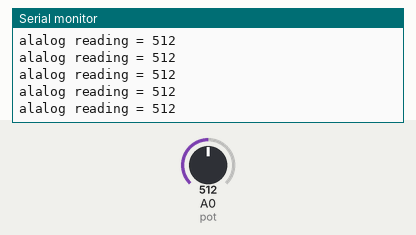
Simulated run of this sketch. Board: Arduino Uno, built with avr-gcc and run on an emulated ATmega328P. Parts: the last lines printed to the serial monitor. The test bench sets the inputs (shaded band); at power-on: A0 (pot) = 512.

Above: at 1.2 s.
1.3 s: A0 (pot) set to 107
At 2.1 s:
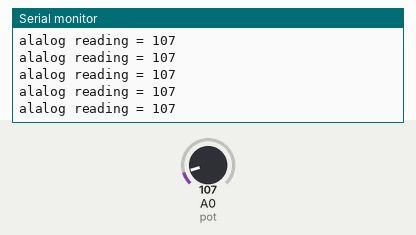
2.8 s: A0 (pot) set to 92
At 3.9 s:
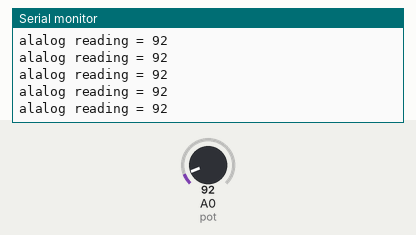
5.8 s: A0 (pot) set to 11
At 6.3 s:
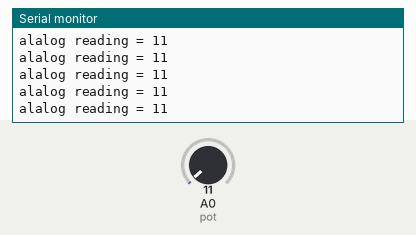
7.3 s: A0 (pot) set to 8
At 7.9 s:
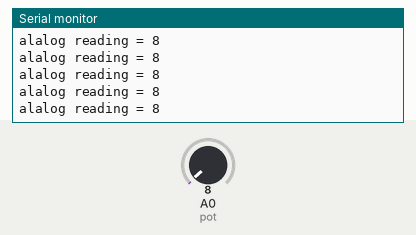
10.3 s: A0 (pot) set to 1023
At 11.0 s:
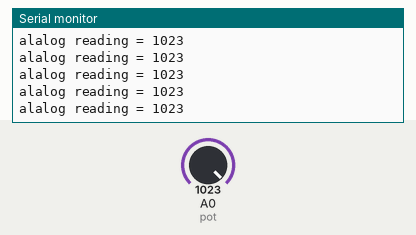
13.3 s: A0 (pot) set to 987
At 14.1 s:
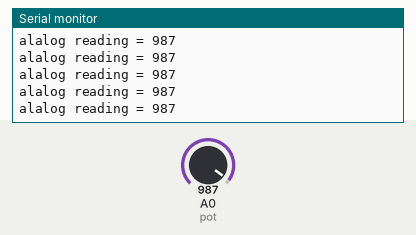
Timing chart, 0 to 16.3 s (numbered marks = the images above; inputs shaded):
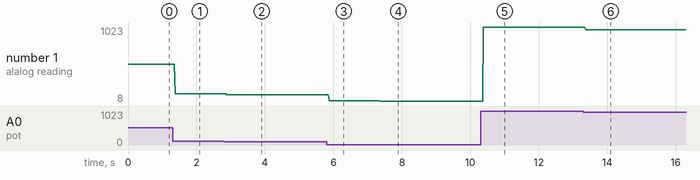

Measured:
- after the input at 1.3 s, the serial monitor: prints a new line after 0.07 s (image 1)
- after the input at 2.8 s, the serial monitor: prints a new line after 0.08 s (image 2)
- after the input at 5.8 s, the serial monitor: prints a new line after 0.08 s (image 3)
- after the input at 7.3 s, the serial monitor: prints a new line after 0.08 s (image 4)
- after the input at 10.3 s, the serial monitor: prints a new line after 0.08 s (image 5)
- after the input at 13.3 s, the serial monitor: prints a new line after 0.07 s (image 6)
- plotted number 1: 512 → 107 after the input at 1.3 s, 107 → 92 after the input at 2.8 s, 92 → 11 after the input at 5.8 s, 11 → 8 after the input at 7.3 s, 8 → 1023 after the input at 10.3 s

The sketch:

analogReadESP.ino
```cpp
int pot = A0;  //pin used for reading the 10k pot
int input; //stores the analog reading from the pot

void setup() {
  // put your setup code here, to run once:
  Serial.begin(9600);
  pinMode(pot, INPUT); //define the pin as an input
  digitalWrite(pot, LOW);

}

void loop() {
  // put your main code here, to run repeatedly:
  input = analogRead(pot);
  Serial.print("alalog reading = ");
  Serial.println(input);


}
```
